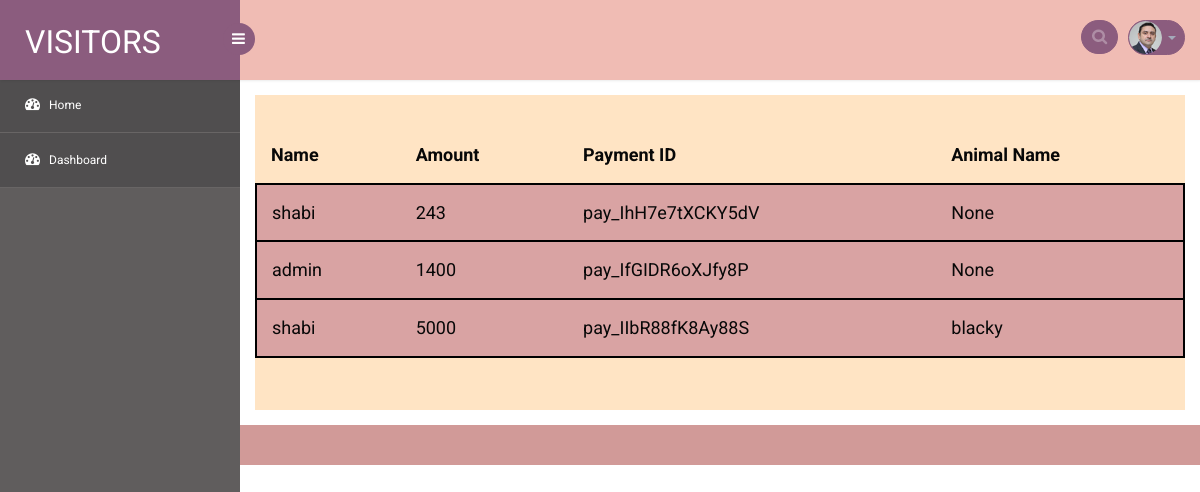
The app's page /payment/view_payment with its own data.
### payment/models.py (models this page shows, shortened)
class Payment(models.Model):
    user=models.ForeignKey(User,on_delete=models.CASCADE,blank=True,null=True)
    name=models.CharField(max_length=20)
    amount = models.CharField(max_length=100)
    payment_id=models.CharField(max_length=200,blank=True)
    order_id=models.CharField(max_length=20,blank=True)
    is_paid=models.BooleanField(default=False)
    animal_name=models.CharField(max_length=50,null=True,blank=True)

### payment/views.py (the view)
# urls.py: path('view_payment',views.view_payment,name='view_payment'),
def view_payment(request):
    payments=Payment.objects.filter(is_paid=True).order_by('-id')
    return render(request,'view_payment.html',{'payments':payments})

### animal/templates/view_payment.html
{% extends 'dashboard.html' %}
{% block content %}
<div class="table-responsive table-shadow" style="background-color: bisque;padding-top: 2em;padding-bottom: 2em;">
    {% if payments %}
    <center>
    <table class="table" style="font-size: 20px;color: black;">
          <thead>
            <tr>
              <th scope="col">Name</th>
              <th scope="col" style="padding-left: 1em;">Amount</th>
              <th scope="col" style="padding-left:1em">Payment ID</th>
              <th scope="col" style="padding-left:1em">Animal Name</th>
            </tr>
          </thead>
          <tbody style="margin-top: 1em;">
              {% for i in payments %}
            <tr style="background-color: #d9a3a3;margin-top: 2em;padding-bottom: 2em;border:2px solid black;" >
                <td>{{ i.name}}</td>
              <td style="padding-left: 1em;">{{ i.amount}}</td>
              <td style="padding-left: 1em;">{{ i.payment_id}}</td>
              <td style="padding-left: 1em;">{{i.animal_name}}</td>
            </tr>
            {% endfor %}
          </tbody>
    </table>
</center>
    {% else %}
    <span>No Payments can be found...</span>
    {% endif %}
</div>
{% endblock %}

### animal/static/css1/style.css (style rules this page uses)
html, body { font-family: 'Roboto', sans-serif; font-size: 100%; overflow-x: hidden; background: url(../images/bg.jpg) no-repeat 0px 0px; background-size:cover; }
.table>thead>tr>th { border-bottom: 1px solid #e1ab91 ! important; }
.table>tbody>tr>td, .table>tbody>tr>th, .table>tfoot>tr>td, .table>tfoot>tr>th, .table>thead>tr>td, .table>thead>tr>th { border-bottom: 1px solid #e9e9e9 ! important; }
.table > thead > tr > th, .table > tbody > tr > th, .table > tfoot > tr > th, .table > thead > tr > td, .table > tbody > tr > td, .table > tfoot > tr > td { border-top: none !important; }
.table td, .table>tbody>tr>td, .table>tbody>tr>th, .table>tfoot>tr>td, .table>tfoot>tr>th, .table>thead>tr>td, .table>thead>tr>th { padding: 15px!important; }
.table > thead > tr > th, .table > tbody > tr > th, .table > tfoot > tr > th, .table > thead > tr > td, .table > tbody > tr > td, .table > tfoot > tr > td { font-size: 0.9em; color: rgb(8, 8, 8); border-top: none !important; }

### records on screen
Payment: name "shabi", amount "243", payment_id "pay_IhH7e7tXCKY5dV", animal_name "None"
Payment: name "admin", amount "1400", payment_id "pay_IfGIDR6oXJfy8P", animal_name "None"
Payment: name "shabi", amount "5000", payment_id "pay_IIbR88fK8Ay88S", animal_name "blacky"
